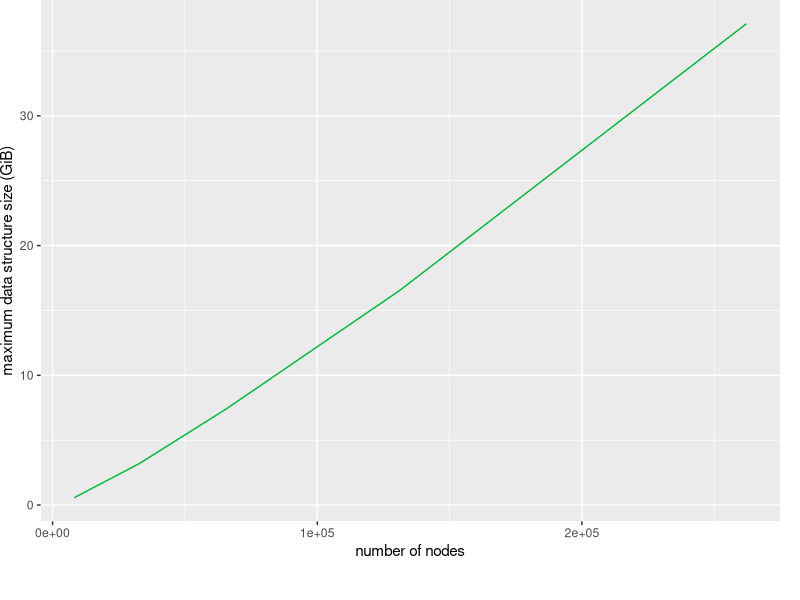
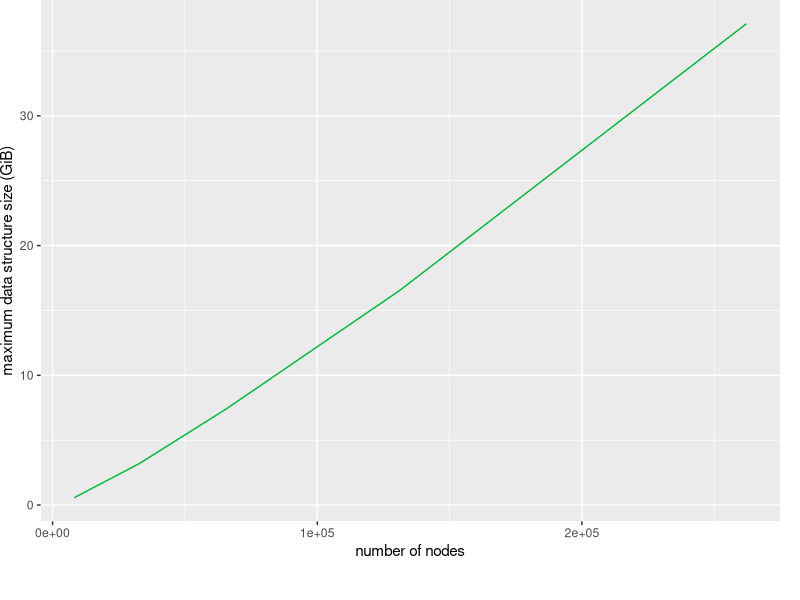

Generate these figures, in order, with R:
library(tidyverse)
library("scales")


size <- read.csv("space_data.csv")

ggplot() +
  geom_line(data = size, mapping = aes(x=nodes, y=total_no_disk, color=alg, linetype=alg), size = 0.5) +
  ylab("maximum data structure size (GiB)") + xlab("number of nodes") +
  labs(color = "System\n", linetype = "System\n") +
  theme(legend.position = c(0.45, -0.20), legend.direction = 'horizontal', plot.margin = grid::unit(c(0,1,2,0), 'lines')) +
  guides(linetype="none") +
  scale_color_hue(labels = c("Aspen", "GraphZeppelin", "Terrace"))+
  scale_linetype_manual("", breaks=c("aspen_top", "stream_mem", "terrace")
                      , values=c("longdash", "solid","dashed"))
  
ggsave(filename = "size.png", width = 6, height = 4, unit = "in")
